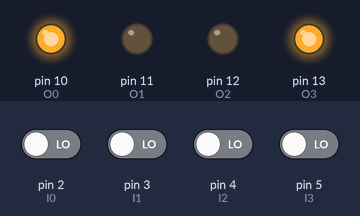
Recording of a sketch running on a simulated Arduino Uno, built with avr-gcc and run on an emulated ATmega328P. On the bench: output pins drawn as LEDs (lit = HIGH). Inputs (shaded band) come from the test bench; at power-on: pin 2 (I0), pin 3 (I1), pin 4 (I2), pin 5 (I3) LOW.

Above: at 1.2 s.
1.3 s: pin 2 (I0) driven HIGH
At 2.2 s:
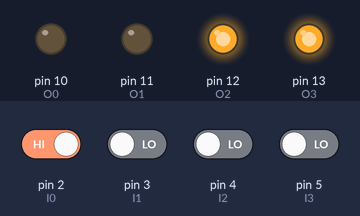
2.8 s: pin 3 (I1) driven HIGH
At 3.4 s:
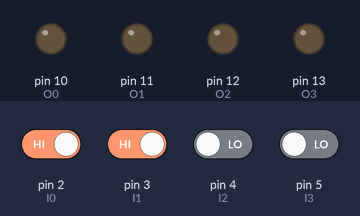
4.3 s: pin 5 (I3) driven HIGH
At 5.5 s:
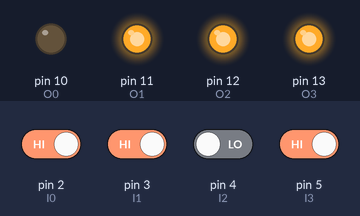
5.8 s: pin 4 (I2) driven HIGH
At 6.8 s:
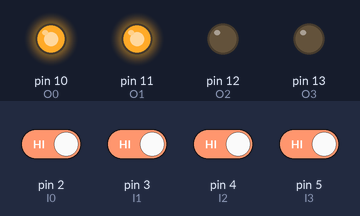
7.3 s: pin 2 (I0) driven LOW
At 8.0 s:
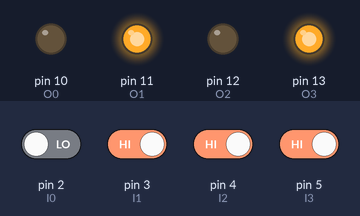
8.8 s: pin 3 (I1) driven LOW
At 9.1 s:
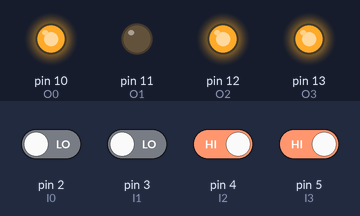
Timing chart, 0 to 11.3 s (numbered marks = the images above; inputs shaded):
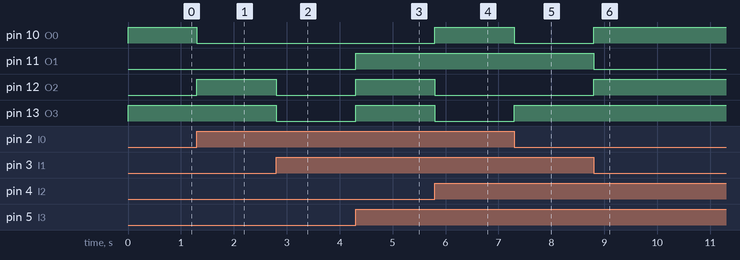

The sketch:

C_level.ino
```cpp
// pin assignment
int O0 = 10;
int O1 = 11;
int O2 = 12;
int O3 = 13;

int I0 = 2;
int I1 = 3;
int I2 = 4;
int I3 = 5;


void setup() {

  //input output initialization
  pinMode(I0,INPUT);
  pinMode(I1,INPUT);
  pinMode(I2,INPUT);
  pinMode(I3,INPUT);
  pinMode(O0,OUTPUT);
  pinMode(O1,OUTPUT);
  pinMode(O2,OUTPUT);
  pinMode(O3,OUTPUT);
}

void loop() {

  // to read boolean states from input pins
  boolean I0State = digitalRead(I0);
  boolean I1State = digitalRead(I1);
  boolean I2State = digitalRead(I2);
  boolean I3State = digitalRead(I3);
  boolean O0State;
  boolean O1State;
  boolean O2State;
  boolean O3State;

  O0State= ((!I1State && !I0State)||(!I3State && I2State && !I0State)||(I2State && !I1State)||(I3State && !I1State)||(I3State && I2State && I0State));
  O1State= ((!I2State && I1State && !I0State)||(I2State && !I1State && I0State)||(I3State && I1State));
  O2State= ((!I2State && !I1State && I0State)||(!I3State && I2State && !I0State)||(I2State && !I1State && !I0State)||(I3State && !I2State && I0State));
  O3State= ((!I3State && !I1State)||(!I3State && !I0State)||(I2State && !I0State)||(I3State && !I2State && I0State));

  digitalWrite(O0,O0State);
  digitalWrite(O1,O1State);
  digitalWrite(O2,O2State);
  digitalWrite(O3,O3State);

}
```

Measured:
- after the input at 1.3 s, pin 10 (O0): HIGH → LOW at once; pin 12 (O2): LOW → HIGH at once
- after the input at 2.8 s, pin 12 (O2), pin 13 (O3): HIGH → LOW at once
- after the input at 4.3 s, pin 11 (O1), pin 12 (O2), pin 13 (O3): LOW → HIGH at once
- after the input at 5.8 s, pin 10 (O0): LOW → HIGH at once; pin 12 (O2), pin 13 (O3): HIGH → LOW at once
- after the input at 7.3 s, pin 10 (O0): HIGH → LOW at once; pin 13 (O3): LOW → HIGH at once
- after the input at 8.8 s, pin 10 (O0), pin 12 (O2): LOW → HIGH at once; pin 11 (O1): HIGH → LOW at once
